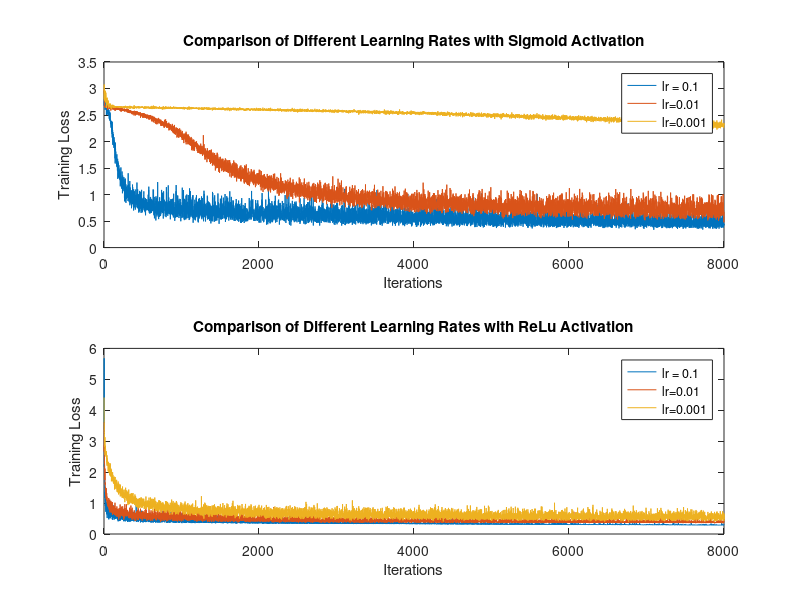
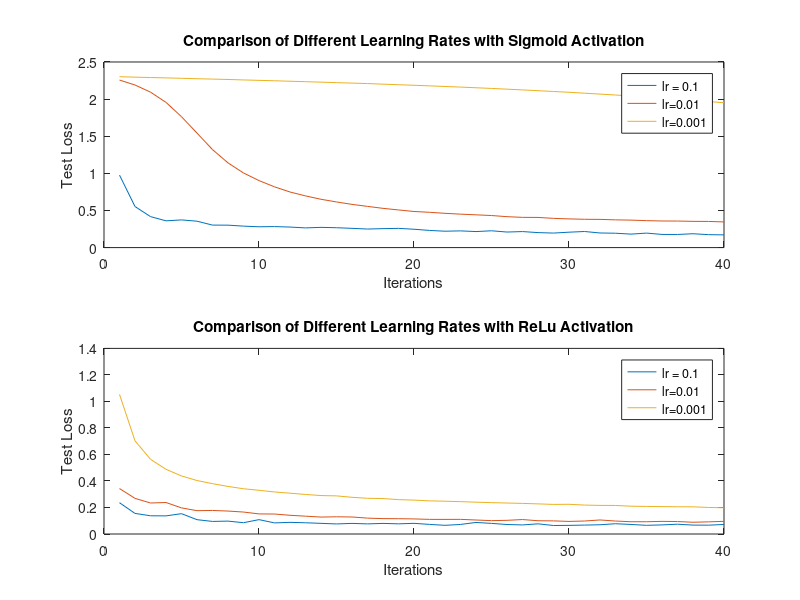
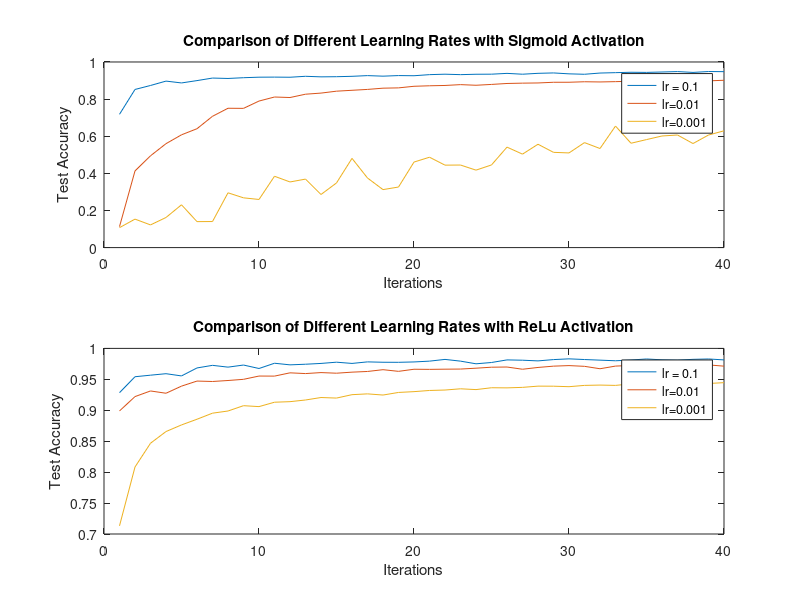

Write the MATLAB code that produced these figures, in order.
%% Loading the data
case1 = load('case1_01.mat');
case2 = load('case2_01.mat');
case3 = load('case3_01.mat');
case4 = load('case4_01.mat');

%% Plotting the training loss function
%{
%%% Constant Learning Rate comparison - Training Loss
figure();
t = 1 : length(case2.training_loss);
plot(t,case2.training_loss,t,case4.training_loss);
title('Comparison of Sigmoid and ReLu for Scheduled Learning Rate');
xlabel('Iterations');
ylabel('Training Loss');
legend('Sigmoid','ReLu');

%%% Constant Learning Rate comparison - test loss
figure();
t = 1 : length(case2.test_loss);
plot(t,case2.test_loss,t,case4.test_loss);
title('Comparison of Sigmoid and ReLu for Scheduled Learning Rate');
xlabel('Iterations');
ylabel('Test Loss');
legend('Sigmoid','ReLu');

%%% Constant Learning Rate Comparison - test acc
figure();
t = 1 : length(case2.test_acc);
plot(t,case2.test_acc,t,case4.test_acc);
title('Comparison of Sigmoid and ReLu for Scheduled Learning Rate');
xlabel('Iterations');
ylabel('Test Accuracy');
legend('Sigmoid','ReLu');


%% Plotting the comparison between schedule and constant
figure();
subplot(2,1,1);
t = 1 : length(case1.training_loss);
plot(t,case1.training_loss,t,case2.training_loss);
title('Comparison of Scheduled Rate vs Constant Rate for Sigmoid Function')
xlabel('Iterations');
ylabel('Training Loss');
legend('Constant Rate','Scheduled Rate');

subplot(2,1,2);
plot(t,case3.training_loss,t,case4.training_loss);
title('Comparison of Scheduled Rate vs Constant Rate for ReLu Function')
xlabel('Iterations');
ylabel('Training Loss');
legend('Constant Rate','Scheduled Rate');

figure();
subplot(2,1,1);
t = 1 : length(case1.test_loss);
plot(t,case1.test_loss,t,case2.test_loss);
title('Comparison of Scheduled Rate vs Constant Rate for Sigmoid Function')
xlabel('Iterations');
ylabel('Test Loss');
legend('Constant Rate','Scheduled Rate');

subplot(2,1,2);
plot(t,case3.test_loss,t,case4.test_loss);
title('Comparison of Scheduled Rate vs Constant Rate for ReLu Function')
xlabel('Iterations');
ylabel('Test Loss');
legend('Constant Rate','Scheduled Rate');

figure();
subplot(2,1,1);
t = 1 : length(case1.test_acc);
plot(t,case1.test_acc,t,case2.test_acc);
title('Comparison of Scheduled Rate vs Constant Rate for Sigmoid Function')
xlabel('Iterations');
ylabel('Test Accuracy');
legend('Constant Rate','Scheduled Rate');

subplot(2,1,2);
plot(t,case3.test_acc,t,case4.test_acc);
title('Comparison of Scheduled Rate vs Constant Rate for ReLu Function')
xlabel('Iterations');
ylabel('Test Accuracy');
legend('Constant Rate','Scheduled Rate');
%}

%% Plotting of comparison of learning rates 
case_01_sigmoid = load('case_01_sigmoid.mat');
case_01_relu = load('case_01_relu.mat');

case_001_sigmoid = load('case_001_sigmoid.mat');
case_001_relu = load('case_001_relu.mat');

case_0001_sigmoid = load('case_0001_sigmoid.mat');
case_0001_relu = load('case_0001_relu.mat');

figure();
subplot(2,1,1);
t = 1:length(case_01_sigmoid.training_loss);
plot(t,case_01_sigmoid.training_loss,t,case_001_sigmoid.training_loss,t,case_0001_sigmoid.training_loss);
title('Comparison of Different Learning Rates with Sigmoid Activation');
xlabel('Iterations');
ylabel('Training Loss');
legend('lr = 0.1','lr=0.01','lr=0.001');

subplot(2,1,2);
plot(t,case_01_relu.training_loss,t,case_001_relu.training_loss,t,case_0001_relu.training_loss);
title('Comparison of Different Learning Rates with ReLu Activation');
xlabel('Iterations');
ylabel('Training Loss');
legend('lr = 0.1','lr=0.01','lr=0.001');

figure();
subplot(2,1,1);
t = 1:length(case_01_sigmoid.test_loss);
plot(t,case_01_sigmoid.test_loss,t,case_001_sigmoid.test_loss,t,case_0001_sigmoid.test_loss);
title('Comparison of Different Learning Rates with Sigmoid Activation');
xlabel('Iterations');
ylabel('Test Loss');
legend('lr = 0.1','lr=0.01','lr=0.001');

subplot(2,1,2);
plot(t,case_01_relu.test_loss,t,case_001_relu.test_loss,t,case_0001_relu.test_loss);
title('Comparison of Different Learning Rates with ReLu Activation');
xlabel('Iterations');
ylabel('Test Loss');
legend('lr = 0.1','lr=0.01','lr=0.001');



figure();
subplot(2,1,1);
t = 1:length(case_01_sigmoid.test_acc);
plot(t,case_01_sigmoid.test_acc,t,case_001_sigmoid.test_acc,t,case_0001_sigmoid.test_acc);
title('Comparison of Different Learning Rates with Sigmoid Activation');
xlabel('Iterations');
ylabel('Test Accuracy');
legend('lr = 0.1','lr=0.01','lr=0.001');

subplot(2,1,2);
plot(t,case_01_relu.test_acc,t,case_001_relu.test_acc,t,case_0001_relu.test_acc);
title('Comparison of Different Learning Rates with ReLu Activation');
xlabel('Iterations');
ylabel('Test Accuracy');
legend('lr = 0.1','lr=0.01','lr=0.001');

